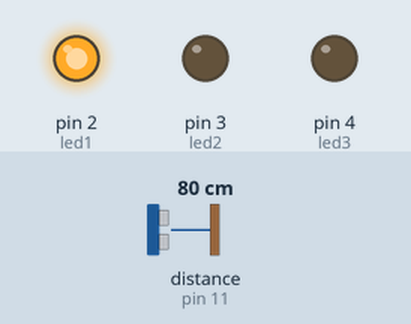
This sketch was run on a simulated Arduino Uno, built with avr-gcc and run on an emulated ATmega328P. On the bench: output pins drawn as LEDs (lit = HIGH). Wiring (inferred from the names in the program): ultrasonic range finder: trigger pin 10; echo pin 11. Inputs (shaded band) come from the test bench; at power-on: distance to the obstacle (sensor on pin 11) 80 cm. The echo pulse lasts 58.3 µs per cm; pins used as bus, display or sensor lines are not drawn.

Above: at 1.2 s.
1.3 s: distance to the obstacle (sensor on pin 11) set to 55 cm
2.8 s: distance to the obstacle (sensor on pin 11) set to 46 cm
At 4.0 s:
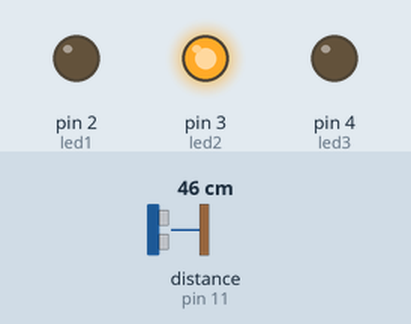
4.3 s: distance to the obstacle (sensor on pin 11) set to 34 cm
5.8 s: distance to the obstacle (sensor on pin 11) set to 30 cm
At 6.4 s:
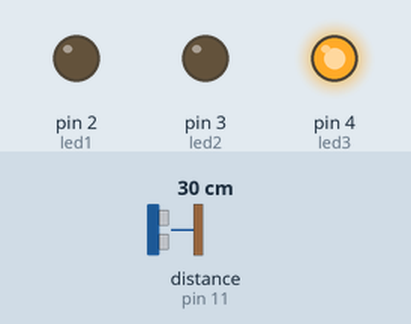
7.3 s: distance to the obstacle (sensor on pin 11) set to 35 cm
At 7.6 s:
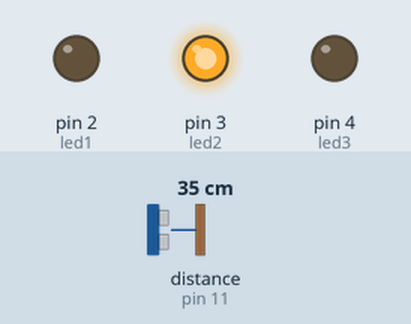
8.8 s: distance to the obstacle (sensor on pin 11) set to 2 cm
At 9.9 s:
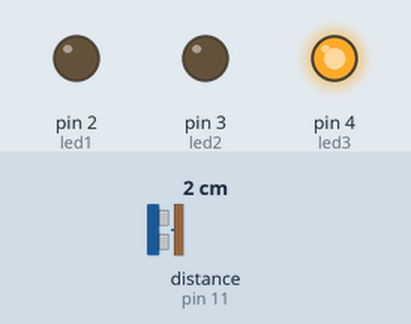
Timing chart, 0 to 11.3 s (numbered marks = the images above; inputs shaded):
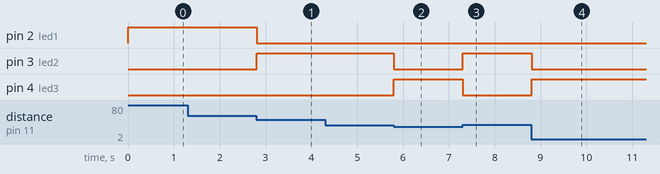

The sketch:

simple_ultrasonec.ino
```cpp
const int trag = 10 ;
const int echo = 11 ;
long duration ;
int distance ;
const int led1 = 2 ;
const int led2 = 3 ;
const int led3 = 4 ;

void setup() {
   pinMode(trag,OUTPUT);
   pinMode(echo,INPUT);
   pinMode(led1,OUTPUT);
    pinMode(led2,OUTPUT);
     pinMode(led3,OUTPUT);
}

void loop(){
  digitalWrite(trag,LOW);
  delayMicroseconds(2);
  digitalWrite(trag,HIGH);
   delayMicroseconds(10);
   digitalWrite(trag,LOW);

   duration = pulseIn(echo,HIGH);
   distance = duration * 0.034 / 2 ;


   if (distance <= 30) {
    digitalWrite(led3,HIGH);
    digitalWrite(led2,LOW);
    digitalWrite(led1,LOW);
   }
   else if ( distance <= 50 && distance > 30 ){
     digitalWrite(led3,LOW);
    digitalWrite(led2,HIGH);
    digitalWrite(led1,LOW);
   }
   else {
    digitalWrite(led3,LOW);
    digitalWrite(led2,LOW);
    digitalWrite(led1,HIGH);
   }

}
```

Measured:
- the behaviour switches between 52 and 51 cm on distance to the obstacle (sensor on pin 11) (found by bisection; images 0 and 1)
- the behaviour switches between 32 and 31 cm on distance to the obstacle (sensor on pin 11) (found by bisection; images 1 and 2)
- after the input at 1.3 s, every drawn part: stays the same
- after the input at 2.8 s, pin 2 (led1): HIGH → LOW at once; pin 3 (led2): LOW → HIGH at once
- after the input at 4.3 s, every drawn part: stays the same
- after the input at 5.8 s, pin 3 (led2): HIGH → LOW at once; pin 4 (led3): LOW → HIGH at once
- after the input at 7.3 s, pin 3 (led2): LOW → HIGH at once; pin 4 (led3): HIGH → LOW at once
- after the input at 8.8 s, pin 3 (led2): HIGH → LOW at once; pin 4 (led3): LOW → HIGH at once
